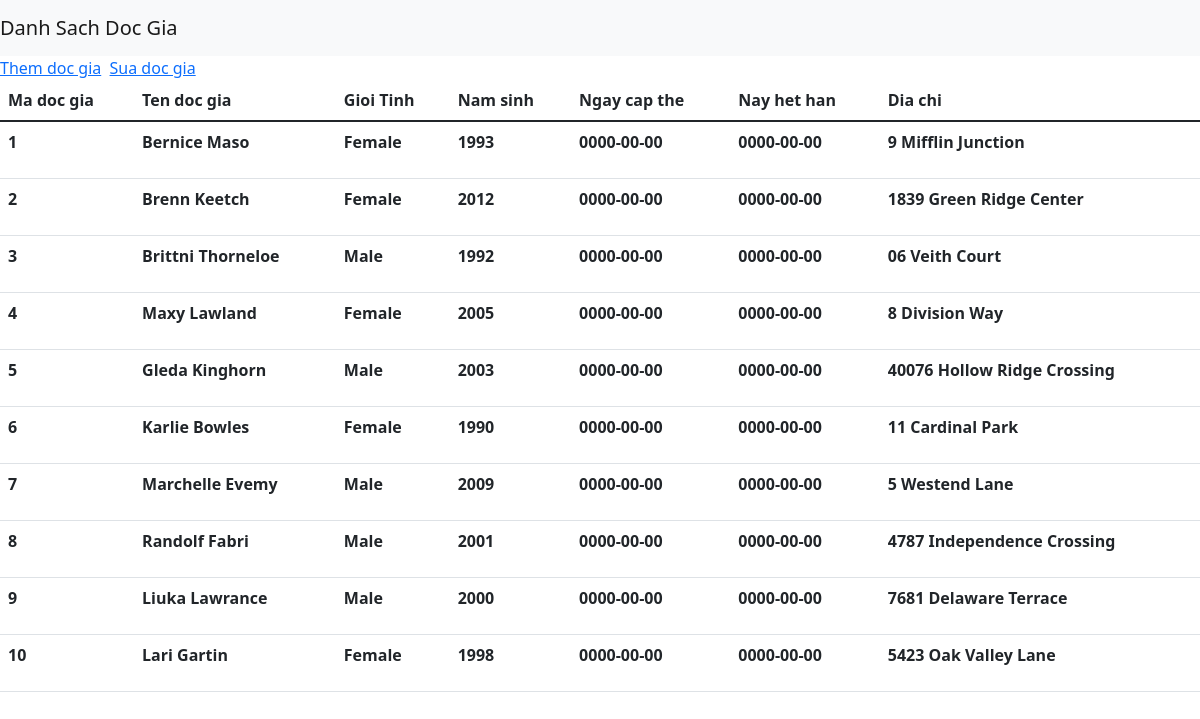
The page / on the database its author committed.
### tables this page shows
CREATE TABLE `docgia` (
  `madg` int(11) NOT NULL,
  `hovaten` varchar(50) DEFAULT NULL,
  `gioitinh` varchar(50) DEFAULT NULL,
  `namsinh` varchar(50) DEFAULT NULL,
  `nghenghiep` varchar(50) DEFAULT NULL,
  `ngaycapthe` date DEFAULT NULL,
  `ngayhethan` date DEFAULT NULL,
  `diachi` varchar(50) DEFAULT NULL
);

### controller/readerController.php (called while the page is built, shortened)
<?php
require_once  'model/readerModel.php';
   class ReaderController{
      function index(){
         $readerModel = new readerModel();
         $readers = $readerModel->getAllreaders();
         require_once 'view/index.php';
    }
}
?>

### index.php (called while the page is built, shortened)
<?php
$action = isset($_GET['action']) ? $_GET['action'] :
    'index';
$object = new $classController();
$object->$action();
?>

### model/readerModel.php (called while the page is built, shortened)
<?php
  class readerModel{
    public function getAllreaders(){
        $conn = $this->connectDb();
        $sql = "SELECT * FROM docgia";
        $result = mysqli_query($conn,$sql);
         if(mysqli_num_rows($result) > 0){
             $arr_readers = mysqli_fetch_all($result, MYSQLI_ASSOC);
         }
         return $arr_readers;
     }
     public function connectDb() {
        $connection = mysqli_connect(DB_HOST, DB_USERNAME, DB_PASSWORD, DB_NAME);
        return $connection;
           }
    }
?>

### view/index.php (the view, shortened to what this page needs)
<!DOCTYPE html>
<html lang="en">
<head>
    <link href="https://cdn.jsdelivr.net/npm/bootstrap@5.1.3/dist/css/bootstrap.min.css" rel="stylesheet">
</head>
<body>
<nav class="navbar navbar-expand-lg navbar-light bg-light">
    <a class="navbar-brand" href="#">Danh Sach Doc Gia</a>
</nav>
<table class="table">
  <thead>
    <tr>
      <th scope="col">Ma doc gia</th>
      <th scope="col">Ten doc gia</th>
      <th scope="col">Gioi Tinh</th>
      <th scope="col">Nam sinh</th>
      <th scope="col">Ngay cap the</th>
      <th scope="col">Nay het han</th>
      <th scope="col">Dia chi</th>
    </tr>
  </thead>
  <tbody>
      <?php
        foreach($readers as $reader){
      ?>
    <tr>
      <th scope="row"><?php  echo "<p> {$reader ['madg']}</p>"; ?></th>
      <th scope="row"><?php  echo "<p> {$reader ['hovaten']}</p>"; ?></th>
      <th scope="row"><?php  echo "<p> {$reader['gioitinh']}</p>"; ?></th>
      <th scope="row"><?php  echo "<p> {$reader ['namsinh']}</p>"; ?></th>
      <th scope="row"><?php  echo "<p> {$reader ['ngaycapthe']}</p>"; ?></th>
      <th scope="row"><?php  echo "<p> {$reader ['ngayhethan']}</p>"; ?></th>
      <th scope="row"><?php  echo "<p> {$reader['diachi']}</p>"; ?></th>
    </tr>
       <?php }?>
       <?php
                    $urladd =  "index.php?controller=reader&action=add&id=" . $reader['madg'];
                    $urledit =  "index.php?controller=reader&action=edit&id=" . $reader['madg'];
                    ?>
                    <a href="<?php echo $urladd?>">Them  doc gia</a> &nbsp
                    <a href="<?php echo $urledit?>">Sua doc gia</a> &nbsp
</table>
</body>
</html>

### rows shown on the page
docgia: madg "1", hovaten "Bernice Maso", gioitinh "Female", namsinh "1993", ngaycapthe "0000-00-00", ngayhethan "0000-00-00", diachi "9 Mifflin Junction"
docgia: madg "2", hovaten "Brenn Keetch", gioitinh "Female", namsinh "2012", ngaycapthe "0000-00-00", ngayhethan "0000-00-00", diachi "1839 Green Ridge Center"
docgia: madg "3", hovaten "Brittni Thorneloe", gioitinh "Male", namsinh "1992", ngaycapthe "0000-00-00", ngayhethan "0000-00-00", diachi "06 Veith Court"
docgia: madg "4", hovaten "Maxy Lawland", gioitinh "Female", namsinh "2005", ngaycapthe "0000-00-00", ngayhethan "0000-00-00", diachi "8 Division Way"
docgia: madg "5", hovaten "Gleda Kinghorn", gioitinh "Male", namsinh "2003", ngaycapthe "0000-00-00", ngayhethan "0000-00-00", diachi "40076 Hollow Ridge Crossing"
docgia: madg "6", hovaten "Karlie Bowles", gioitinh "Female", namsinh "1990", ngaycapthe "0000-00-00", ngayhethan "0000-00-00", diachi "11 Cardinal Park"
docgia: madg "7", hovaten "Marchelle Evemy", gioitinh "Male", namsinh "2009", ngaycapthe "0000-00-00", ngayhethan "0000-00-00", diachi "5 Westend Lane"
docgia: madg "8", hovaten "Randolf Fabri", gioitinh "Male", namsinh "2001", ngaycapthe "0000-00-00", ngayhethan "0000-00-00", diachi "4787 Independence Crossing"
docgia: madg "9", hovaten "Liuka Lawrance", gioitinh "Male", namsinh "2000", ngaycapthe "0000-00-00", ngayhethan "0000-00-00", diachi "7681 Delaware Terrace"
docgia: madg "10", hovaten "Lari Gartin", gioitinh "Female", namsinh "1998", ngaycapthe "0000-00-00", ngayhethan "0000-00-00", diachi "5423 Oak Valley Lane"
